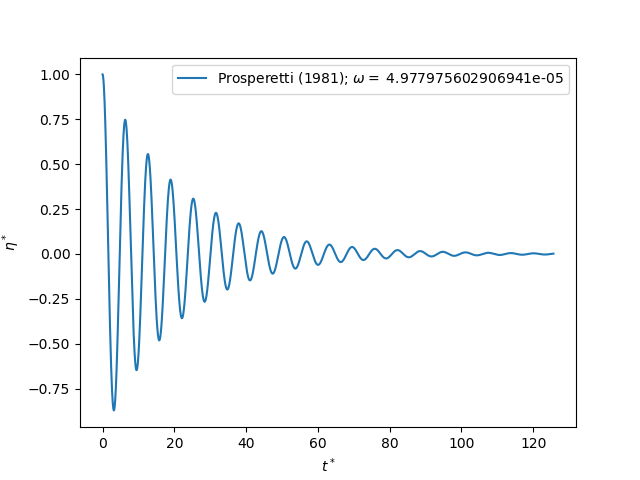

This figure's Python source:
#! /usr/bin/env/ python3
# ~~~~~~~~~~~~~~~~~~~~~~~~~~~~~~~~~~~~~~~~~~~~~~~~~~~~~~~~~~~~~~~~~~~~~~~~~~~~~~
#
#   Example Usage:
#
# ~~~~~~~~~~~~~~~~~~~~~~~~~~~~~~~~~~~~~~~~~~~~~~~~~~~~~~~~~~~~~~~~~~~~~~~~~~~~~~

import pylab as plt
from Capillary2D_Prosperetti import *

Rho_Top = 1.
Rho_Bottom = 1000.
Viscosity = 1. / 3000.
SurfaceTension = 0.01
WaveLength = 100
TimeStepsPerPeriod = 100
Amplitude = 0.01
NoCycles = 20

omega, t, eta = Capillary2D_Prosperetti(Rho_Top, \
                                        Rho_Bottom, \
                                        Viscosity, \
                                        SurfaceTension, \
                                        WaveLength, \
                                        TimeStepsPerPeriod, \
                                        Amplitude, \
                                        NoCycles)
#   normalise
t = t * omega
eta = eta / Amplitude

fig, ax = plt.subplots()

ax.plot(t, eta, '-', label=r'Prosperetti (1981); $\omega = $ ' + repr(omega))
ax.set_xlabel(r"$t^*$")
ax.set_ylabel(r"$\eta^*$")
plt.legend()
plt.show()
